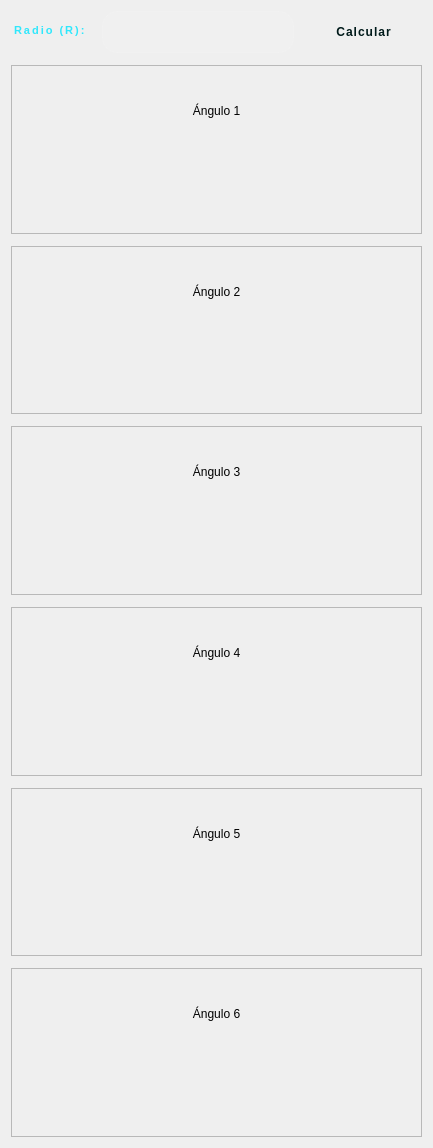
<?xml version="1.0" encoding="UTF-8"?>
<ui version="4.0">
 <class>Form</class>
 <widget class="QWidget" name="Form">
  <property name="geometry">
   <rect>
    <x>0</x>
    <y>0</y>
    <width>433</width>
    <height>1148</height>
   </rect>
  </property>
  <property name="windowTitle">
   <string>Ángulos Calculados</string>
  </property>
  <property name="styleSheet">
   <string notr="true">/* 
   ESTILO: CYBER-GLASS UI 2025
   Enfoque: Minimalismo tecnológico, Glassmorphism y jerarquía visual.
*/

/* ---------- VENTANA PRINCIPAL ---------- */
QWidget#Form {
    background: qlineargradient(spread:pad, x1:0, y1:0, x2:1, y2:1, 
                                stop:0 #05050a, stop:0.4 #0c0c1f, stop:1 #13132b);
    font-family: &quot;SF Pro Display&quot;, &quot;Inter&quot;, &quot;Segoe UI&quot;, sans-serif;
}

/* ---------- TOP BAR &amp; INPUTS ---------- */
QLabel#labelRadio {
    color: rgba(0, 229, 255, 0.8);
    font-size: 11px;
    font-weight: 800;
    text-transform: uppercase;
    letter-spacing: 2px;
    margin-bottom: 4px;
}

/* --- AHORA ES UN QLineEdit --- */
QLineEdit#lineEditRadio {
    background: rgba(255, 255, 255, 0.05);
    color: #00e5ff; /* Color cian para el número ingresado */
    border: 1px solid rgba(255, 255, 255, 0.1);
    border-radius: 15px;
    
    min-height: 40px;      /* Alto generoso estilo moderno */
    font-size: 15px;       /* Fuente grande y legible */
    font-weight: 700;
    padding-left: 15px;    /* Espacio a la izquierda */
    padding-right: 15px;   /* Espacio a la derecha */
    
    selection-background-color: #00e5ff; /* Color de selección */
    selection-color: #05050a;            /* Color del texto seleccionado */
}

QLineEdit#lineEditRadio:hover {
    border: 1px solid rgba(0, 229, 255, 0.5);
    background: rgba(255, 255, 255, 0.08);
}

QLineEdit#lineEditRadio:focus {
    border: 1px solid #00e5ff; /* Borde brillante al escribir */
    background: rgba(0, 229, 255, 0.05);
}

/* ---------- BOTÓN CALCULAR (EFECTO NEÓN) ---------- */
QPushButton#pushButtonCalcular {
    background: qlineargradient(x1:0, y1:0, x2:1, y2:0, 
                                stop:0 #00f2fe, stop:1 #4facfe);
    color: #001a1a;
    font-size: 12px;
    font-weight: 900;
    border: none;
    border-radius: 14px;
    padding: 12px 30px;
    text-transform: uppercase;
    letter-spacing: 1px;
}

QPushButton#pushButtonCalcular:hover {
    background: qlineargradient(x1:0, y1:0, x2:1, y2:0, 
                                stop:0 #00e5ff, stop:1 #0072ff);
}

QPushButton#pushButtonCalcular:pressed {
    background: #00c6ff;
}

/* ---------- TARJETAS (GLASSMORPHISM AVANZADO) ---------- */
QFrame[class=&quot;tarjeta-angle&quot;] {
    background: qlineargradient(x1:0, y1:0, x2:0, y2:1, 
                                stop:0 rgba(255, 255, 255, 0.06), 
                                stop:1 rgba(255, 255, 255, 0.02));
    border: 1px solid rgba(255, 255, 255, 0.08);
    border-top: 1px solid rgba(255, 255, 255, 0.15); /* Brillo en el borde superior */
    border-radius: 24px;
    padding: 20px;
    margin: 10px;
}

QFrame[class=&quot;tarjeta-angle&quot;]:hover {
    background: rgba(255, 255, 255, 0.08);
    border: 1px solid rgba(0, 229, 255, 0.4);
}

/* ---------- TEXTOS DE TARJETA ---------- */

/* El nombre del ángulo (Badge Style) */
QLabel[name=&quot;number-angle&quot;] {
    color: #00e5ff;
    font-size: 10px;
    font-weight: 800;
    text-transform: uppercase;
    letter-spacing: 1.5px;
    background: rgba(0, 229, 255, 0.12);
    border-radius: 6px;
    padding: 4px 8px;
    max-height: 20px;
}

/* El valor numérico (Thin Modern Style) */
QLabel[valor=&quot;angle-c&quot;] {
    color: #ffffff;
    font-size: 38px;
    font-weight: 200;
    background: transparent;
    padding-top: 10px;
}
</string>
  </property>
  <layout class="QVBoxLayout" name="mainLayout">
   <property name="spacing">
    <number>12</number>
   </property>
   <item>
    <layout class="QHBoxLayout" name="topBar">
     <item>
      <widget class="QLabel" name="labelRadio">
       <property name="text">
        <string>Radio (R):</string>
       </property>
      </widget>
     </item>
     <item>
      <widget class="QLineEdit" name="lineEditRadio"/>
     </item>
     <item>
      <widget class="QPushButton" name="pushButtonCalcular">
       <property name="text">
        <string>Calcular</string>
       </property>
      </widget>
     </item>
    </layout>
   </item>
   <item>
    <widget class="QFrame" name="tarjeta_angulo_1">
     <property name="minimumSize">
      <size>
       <width>0</width>
       <height>0</height>
      </size>
     </property>
     <property name="frameShape">
      <enum>QFrame::Shape::StyledPanel</enum>
     </property>
     <property name="class" stdset="0">
      <string>tarjeta-angle</string>
     </property>
     <layout class="QVBoxLayout" name="verticalLayout">
      <item>
       <widget class="QLabel" name="label_titulo_1">
        <property name="text">
         <string>Ángulo 1</string>
        </property>
        <property name="alignment">
         <set>Qt::AlignmentFlag::AlignCenter</set>
        </property>
        <property name="name" stdset="0">
         <string>number-angle</string>
        </property>
       </widget>
      </item>
      <item>
       <widget class="QLabel" name="label_valor_1">
        <property name="text">
         <string/>
        </property>
        <property name="alignment">
         <set>Qt::AlignmentFlag::AlignLeading|Qt::AlignmentFlag::AlignLeft|Qt::AlignmentFlag::AlignVCenter</set>
        </property>
        <property name="valor" stdset="0">
         <string>angle-c</string>
        </property>
       </widget>
      </item>
     </layout>
    </widget>
   </item>
   <item>
    <widget class="QFrame" name="tarjeta_angulo_2">
     <property name="minimumSize">
      <size>
       <width>0</width>
       <height>0</height>
      </size>
     </property>
     <property name="frameShape">
      <enum>QFrame::Shape::StyledPanel</enum>
     </property>
     <property name="class" stdset="0">
      <string>tarjeta-angle</string>
     </property>
     <layout class="QVBoxLayout" name="verticalLayout_2">
      <item>
       <widget class="QLabel" name="label_titulo_2">
        <property name="text">
         <string>Ángulo 2</string>
        </property>
        <property name="alignment">
         <set>Qt::AlignmentFlag::AlignCenter</set>
        </property>
        <property name="name" stdset="0">
         <string>number-angle</string>
        </property>
       </widget>
      </item>
      <item>
       <widget class="QLabel" name="label_valor_2">
        <property name="text">
         <string/>
        </property>
        <property name="alignment">
         <set>Qt::AlignmentFlag::AlignLeading|Qt::AlignmentFlag::AlignLeft|Qt::AlignmentFlag::AlignVCenter</set>
        </property>
        <property name="valor" stdset="0">
         <string>angle-c</string>
        </property>
       </widget>
      </item>
     </layout>
    </widget>
   </item>
   <item>
    <widget class="QFrame" name="tarjeta_angulo_3">
     <property name="minimumSize">
      <size>
       <width>0</width>
       <height>0</height>
      </size>
     </property>
     <property name="frameShape">
      <enum>QFrame::Shape::StyledPanel</enum>
     </property>
     <property name="class" stdset="0">
      <string>tarjeta-angle</string>
     </property>
     <layout class="QVBoxLayout" name="verticalLayout_3">
      <item>
       <widget class="QLabel" name="label_titulo_3">
        <property name="text">
         <string>Ángulo 3</string>
        </property>
        <property name="alignment">
         <set>Qt::AlignmentFlag::AlignCenter</set>
        </property>
        <property name="name" stdset="0">
         <string>number-angle</string>
        </property>
       </widget>
      </item>
      <item>
       <widget class="QLabel" name="label_valor_3">
        <property name="text">
         <string/>
        </property>
        <property name="alignment">
         <set>Qt::AlignmentFlag::AlignLeading|Qt::AlignmentFlag::AlignLeft|Qt::AlignmentFlag::AlignVCenter</set>
        </property>
        <property name="valor" stdset="0">
         <string>angle-c</string>
        </property>
       </widget>
      </item>
     </layout>
    </widget>
   </item>
   <item>
    <widget class="QFrame" name="tarjeta_angulo_4">
     <property name="minimumSize">
      <size>
       <width>0</width>
       <height>0</height>
      </size>
     </property>
     <property name="frameShape">
      <enum>QFrame::Shape::StyledPanel</enum>
     </property>
     <property name="class" stdset="0">
      <string>tarjeta-angle</string>
     </property>
     <layout class="QVBoxLayout" name="verticalLayout_4">
      <item>
       <widget class="QLabel" name="label_titulo_4">
        <property name="text">
         <string>Ángulo 4</string>
        </property>
        <property name="alignment">
         <set>Qt::AlignmentFlag::AlignCenter</set>
        </property>
        <property name="name" stdset="0">
         <string>number-angle</string>
        </property>
       </widget>
      </item>
      <item>
       <widget class="QLabel" name="label_valor_4">
        <property name="text">
         <string/>
        </property>
        <property name="alignment">
         <set>Qt::AlignmentFlag::AlignLeading|Qt::AlignmentFlag::AlignLeft|Qt::AlignmentFlag::AlignVCenter</set>
        </property>
        <property name="valor" stdset="0">
         <string>angle-c</string>
        </property>
       </widget>
      </item>
     </layout>
    </widget>
   </item>
   <item>
    <widget class="QFrame" name="tarjeta_angulo_5">
     <property name="minimumSize">
      <size>
       <width>0</width>
       <height>0</height>
      </size>
     </property>
     <property name="frameShape">
      <enum>QFrame::Shape::StyledPanel</enum>
     </property>
     <property name="class" stdset="0">
      <string>tarjeta-angle</string>
     </property>
     <layout class="QVBoxLayout" name="verticalLayout_5">
      <item>
       <widget class="QLabel" name="label_titulo_5">
        <property name="text">
         <string>Ángulo 5</string>
        </property>
        <property name="alignment">
         <set>Qt::AlignmentFlag::AlignCenter</set>
        </property>
        <property name="name" stdset="0">
         <string>number-angle</string>
        </property>
       </widget>
      </item>
      <item>
       <widget class="QLabel" name="label_valor_5">
        <property name="text">
         <string/>
        </property>
        <property name="alignment">
         <set>Qt::AlignmentFlag::AlignLeading|Qt::AlignmentFlag::AlignLeft|Qt::AlignmentFlag::AlignVCenter</set>
        </property>
        <property name="valor" stdset="0">
         <string>angle-c</string>
        </property>
       </widget>
      </item>
     </layout>
    </widget>
   </item>
   <item>
    <widget class="QFrame" name="tarjeta_angulo_6">
     <property name="minimumSize">
      <size>
       <width>0</width>
       <height>0</height>
      </size>
     </property>
     <property name="frameShape">
      <enum>QFrame::Shape::StyledPanel</enum>
     </property>
     <property name="class" stdset="0">
      <string>tarjeta-angle</string>
     </property>
     <layout class="QVBoxLayout" name="verticalLayout_6">
      <item>
       <widget class="QLabel" name="label_titulo_6">
        <property name="text">
         <string>Ángulo 6</string>
        </property>
        <property name="alignment">
         <set>Qt::AlignmentFlag::AlignCenter</set>
        </property>
        <property name="name" stdset="0">
         <string>number-angle</string>
        </property>
       </widget>
      </item>
      <item>
       <widget class="QLabel" name="label_valor_6">
        <property name="text">
         <string/>
        </property>
        <property name="alignment">
         <set>Qt::AlignmentFlag::AlignLeading|Qt::AlignmentFlag::AlignLeft|Qt::AlignmentFlag::AlignVCenter</set>
        </property>
        <property name="valor" stdset="0">
         <string>angle-c</string>
        </property>
       </widget>
      </item>
     </layout>
    </widget>
   </item>
  </layout>
 </widget>
 <resources/>
 <connections/>
</ui>
